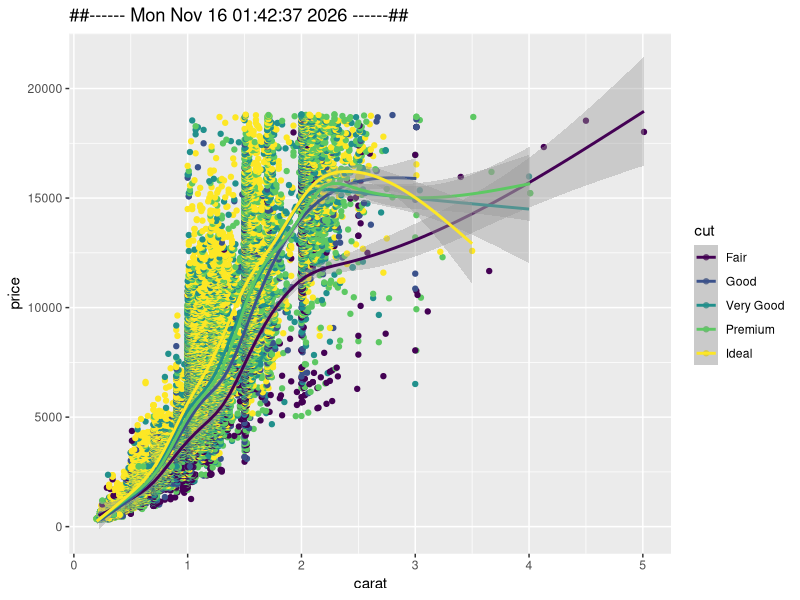

Recreate this plot in R.
## ---- chunk 1

library(ggplot2)

current_datetime <- timestamp()

diamonds |> 
ggplot(aes(x = carat, y = price, color = cut)) +
  geom_point() +
  geom_smooth() +
  labs(title = current_datetime)

print('foo')
  
